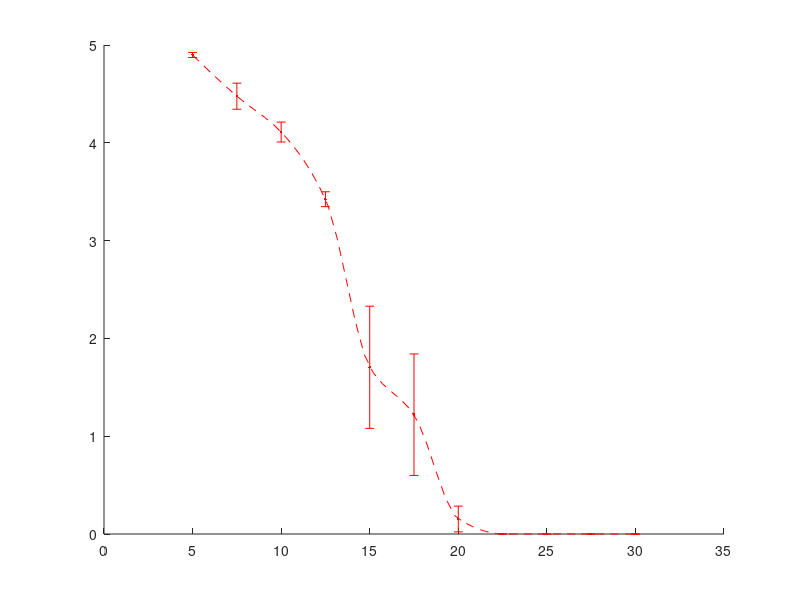

MATLAB code to generate this figure: (Note: this script raises an error after producing the figure.)
clear all;
rng('shuffle');
number = rand;%used to differenciate the experiments
disp(['Starting experiment number ',num2str(number)]);

n = 300;
smooth_radius = 100;
m = 50;
d_min = 5;
d_max = 30;
tTime = 1000;

params.improved_circ = false;
params.improved_rx = 0;%1: Qi+, 2: Qi++, other: regular Qi 1.0
params.improved_tx = false;

params.R = [0.015;3.97];
params.miEnv = 1.256627e-06;
params.maxCurrent = 1.2594;
params.env = 'STEIN_ENV.mat';
params.beta = 0.225;

%reference values in V(from STEIN paper, 35g/L salty water experiment)
ref_volt = [4.93, 4.63, 3.88, 3.27, 0.00, 0.00, 0.00, 0.00, 0.00, 0.00, 0.00;
            4.93, 4.42, 4.34, 3.59, 3.26, 3.17, 0.80, 0.00, 0.00, 0.00, 0.00;
            4.93, 4.93, 4.47, 3.50, 3.52, 2.99, 0.12, 0.00, 0.00, 0.00, 0.00;
            4.77, 4.30, 3.95, 3.17, 1.77, 0.00, 0.00, 0.00, 0.00, 0.00, 0.00;
            4.91, 3.98, 3.90, 3.64, 1.68, 1.16, 0.00, 0.00, 0.00, 0.00, 0.00;
            4.92, 4.60, 4.12, 3.37, 0.00, 0.00, 0.00, 0.00, 0.00, 0.00, 0.00];
ref_mean = mean(ref_volt);
%confidence interval size, considering t-student distribution
ref_err = (2.015*std(ref_volt)/sqrt(6))/2;
%distance of the samples (mm)
ref_dist = [5, 7.50, 10.00, 12.5, 15.0, 17.5, 20.0, 22.5, 25, 27.5, 30];

%cubic interpolation of the reference data in order to better compare it to
%the simulated data
ref_mean1 = interp1(ref_dist,ref_mean,linspace(d_min,d_max,m),'pchip');
ref_std = interp1(ref_dist,std(ref_volt),linspace(d_min,d_max,m),'pchip');

figure;
hold on;
errorbar(ref_dist,ref_mean,ref_err,'.r');
plot(linspace(d_min,d_max,m),ref_mean1,'--r');

%NO LINK INTERRUPTION
params.endProb = 0;%no random link interruption
[~, ~, ~, t_RX, CC_RX, t_W, W,~] = simulate_STEIN(params);
%converting time to distance
d_RX = ((tTime-t_RX)*d_min + d_max*t_RX)/tTime;
%adjusting the length of the vectors 
sCC_RX = reduceSeries(CC_RX, smooth_radius, m);
%calculating the output voltage
voltage0 = params.R(2)*sCC_RX;
plot(linspace(d_min,d_max,m),voltage0,'.g');

%CONSIDERING LINK INTERRUPTION
voltage = zeros(n,m);
for i=1:n
    params.endProb = 0.0027;%0.0027
    [~, ~, ~, t_RX, CC_RX, t_W, W,~] = simulate_STEIN(params);
    %converting time to distance
	d_RX = ((tTime-t_RX)*d_min + d_max*t_RX)/tTime;
	%adjusting the length of the vectors 
	sCC_RX = reduceSeries(CC_RX, smooth_radius, m);
	%calculating the output voltage
	voltage(i,:) = params.R(2)*sCC_RX;
end


if n==1
	plot(linspace(d_min,d_max,m),voltage,'b');
else
    %admit n=100. if you have Statistics Toolbox, use tinv instead of the constant
	errorbar(linspace(d_min,d_max,m),mean(voltage),1.66039*std(voltage)/(2*sqrt(100)),'b');
end
ylim([0 inf]);
title(['Exp number ',num2str(number)]);
xlabel('Distance (mm)','FontSize',14,'FontWeight','bold')
ylabel('Voltage(V)','FontSize',14,'FontWeight','bold')
legend('Real data','Real data (interpolation)','Simulated data (no perturbations)',...
    'Simulated data (with perturbations)');

%figure;
%plot(t_W,W);
%ylim([105000,210000]);
disp(['Finishing experiment number ',num2str(round(1000000*number))]);

%comparing the simulated data with the real (interpolated) data
%TODO

save(['experiment_',num2str(round(1000000*number)),'.mat']);
